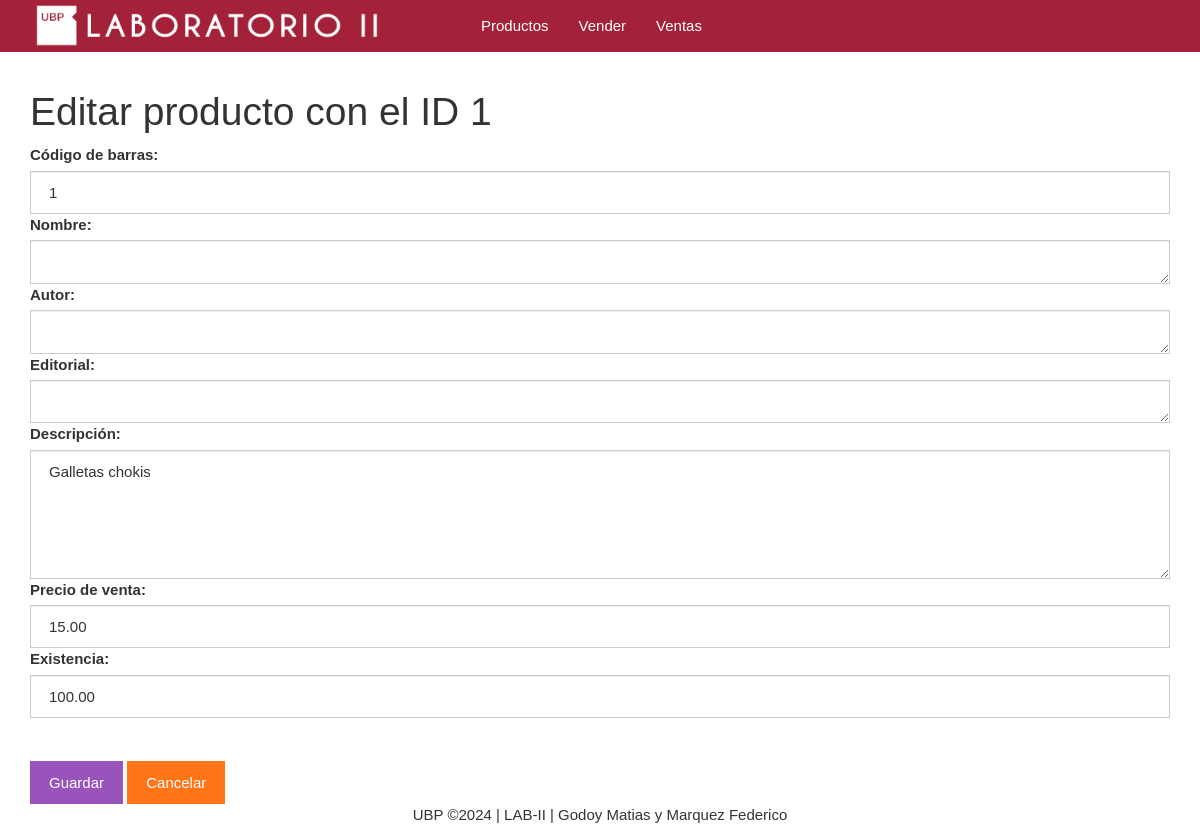
Screenshot of /editar.php?id=1 with the database file from the repository.
### tables this page shows
CREATE TABLE productos(
	id BIGINT UNSIGNED NOT NULL AUTO_INCREMENT,
	codigo VARCHAR(255) NOT NULL,
	descripcion VARCHAR(255) NOT NULL,
	precioVenta DECIMAL(5, 2) NOT NULL,
	precioCompra DECIMAL(5, 2) NOT NULL,
	existencia DECIMAL(5, 2) NOT NULL,
	PRIMARY KEY(id)
);

### editar.php (the view, shortened to what this page needs)
<?php
$id = $_GET["id"];
include_once "base_de_datos.php";
$sentencia = $base_de_datos->prepare("SELECT * FROM productos WHERE id = ?;");
$sentencia->execute([$id]);
$producto = $sentencia->fetch(PDO::FETCH_OBJ);
?>
<?php include_once "encabezado.php" ?>
	<div class="col-xs-12">
		<h1>Editar producto con el ID <?php echo $producto->id; ?></h1>
		<form method="post" action="guardarDatosEditados.php">
			<label for="codigo">Código de barras:</label>
			<input value="<?php echo $producto->codigo ?>" class="form-control" name="codigo" required type="text" id="codigo" placeholder="Escribe el código">
			<label for="nombre">Nombre:</label>
			<textarea required id="nombre" name="nombre" cols="30" rows="1" class="form-control"><?php echo $producto->nombre ?></textarea>
			<label for="autor">Autor:</label>
			<textarea required id="autor" name="autor" cols="30" rows="1" class="form-control"><?php echo $producto->autor ?></textarea>
			<label for="editorial">Editorial:</label>
			<textarea required id="editorial" name="editorial" cols="30" rows="1" class="form-control"><?php echo $producto->editorial ?></textarea>
			<label for="descripcion">Descripción:</label>
			<textarea required id="descripcion" name="descripcion" cols="30" rows="5" class="form-control"><?php echo $producto->descripcion ?></textarea>
			<label for="precioVenta">Precio de venta:</label>
			<input value="<?php echo $producto->precioVenta ?>" class="form-control" name="precioVenta" required type="number" id="precioVenta" placeholder="Precio de venta">
			<label for="existencia">Existencia:</label>
			<input value="<?php echo $producto->existencia ?>" class="form-control" name="existencia" required type="number" id="existencia" placeholder="Cantidad o existencia">
			<br><br><input class="btn btn-info" type="submit" value="Guardar">
			<a class="btn btn-warning" href="./listar.php">Cancelar</a>
		</form>
	</div>
<?php include_once "pie.php" ?>

### css/estilo.css (style rules this page uses)
body { padding-top: 70px; }

### rows the page displays
productos: id "1", codigo "1", descripcion "Galletas chokis", precioVenta "15.00", existencia "100.00"
